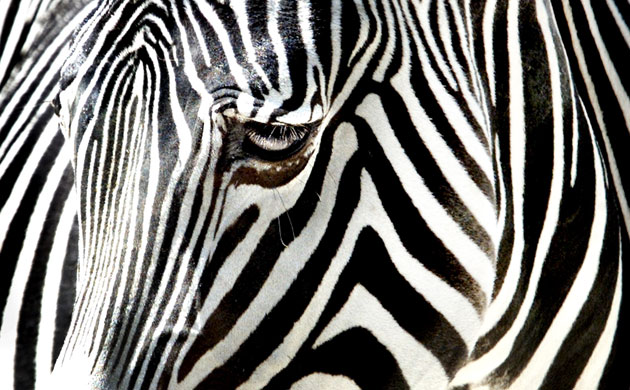
//> input picture Blob detection , Laplacian and gradient Filter/LaplacianAndGradientFilter/edge detection.jpg, 630 x 390 px
$ ./main   (built with g++ and OpenCV 4)
//> lines starting //> are read from the running program, lines starting //| are printed output that depends on the picture
#include <opencv2/opencv.hpp>
using namespace std;
using namespace cv;

//main functions

void processImage(Mat kernel);
Mat Lap(Mat src , Mat kernel );
//images
Mat image;
Mat processedImage;

Mat img, imgLaplacian, imgResult;
int window_size = 3;
int main(int argc, char *argv[])
{

 img =imread("edge detection.jpg",0);
//> img: 390 rows x 630 cols, CV_8UC1; min 0, max 255, mean 118.4

 Mat Smoothblur = (Mat_<float>(3,3) <<
  1,  1, 1,
  1, 1, 1,
  1, 1, 1);
 Mat kernel = (Mat_<float>(3,3) <<
  0,  -1, 0,
  -1, 4, -1,
  0,  -1, 0);
 Mat kernelB = (Mat_<float>(3,3) <<
  -1,  -1, -1,
  -1, 8, -1,
  -1,  -1, -1);
 Mat Geadient = (Mat_<float>(3,3) <<
  -1,  0, 1,
  -1, 0, 1,
  -1, 0, 1);


 imshow("OrignalImage",img);
 Mat blured=Mat::zeros(img.size(), CV_8U);
 Lap(img,Smoothblur).copyTo(blured);
 imshow("Processed_SmoothBlur", blured);
 Lap(blured,kernel).copyTo(imgLaplacian);
 Lap(imgLaplacian,Smoothblur).copyTo(imgLaplacian);
 imshow("Processed_Image_TaskA", imgLaplacian);
 imgLaplacian = Mat::zeros(img.size(), CV_8U);
 Lap(blured,kernelB).copyTo(imgLaplacian);
 Lap(imgLaplacian,Smoothblur).copyTo(imgLaplacian);
 imshow("Processed_Image_TaskB", imgLaplacian);
 imgLaplacian = Mat::zeros(img.size(), CV_8U);
 Lap(blured,Geadient).copyTo(imgLaplacian);
 Lap(imgLaplacian,Smoothblur).copyTo(imgLaplacian);
 imshow("Processed_Gradient", imgLaplacian);
 waitKey(0);
 return 0;
}

Mat Lap(Mat src , Mat kernel ){

  Mat temp;
  temp=Mat::zeros(img.size(), CV_8U);
  for(int i=1; i<img.rows-1; i++) {
    for(int j=1; j<img.cols-1; j++) {
      temp.at<uchar>(i,j)=
      ( src.at<uchar>(i - 1, j - 1) * kernel.at<float>(0,0) +
        src.at<uchar>(i- 1, j) * kernel.at<float>(0,1) +
        src.at<uchar>(i - 1,j + 1) * kernel.at<float>(0,2) +
        src.at<uchar>(i, j - 1) * kernel.at<float>(1,0)+
        src.at<uchar>(i, j) * kernel.at<float>(1,1) +
        src.at<uchar>(i, j + 1) * kernel.at<float>(1,2)+
        src.at<uchar>(i + 1, j - 1) * kernel.at<float>(2,0) +
        src.at<uchar>(i + 1, j) * kernel.at<float>(2,1) +
        src.at<uchar>(i + 1, j + 1) * kernel.at<float>(2,2))
      / 9;}}
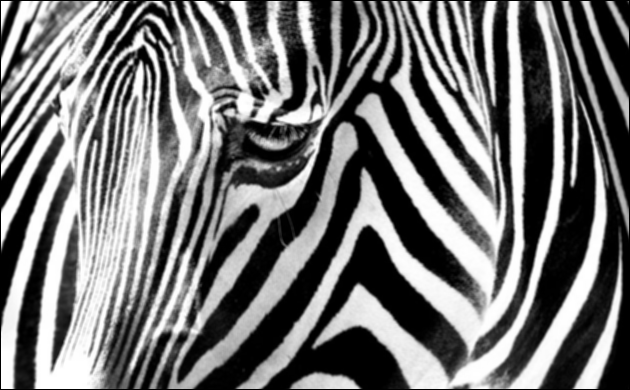
//> temp: 390 rows x 630 cols, CV_8UC1; min 0, max 255, mean 117
//> after the loop in Lap (call 2), `for(int i=1; i<img.rows-1; i++)`:
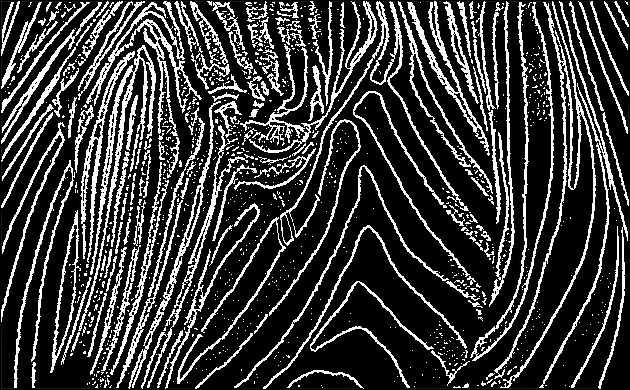
//> temp: 390 rows x 630 cols, CV_8UC1; min 0, max 255, mean 58.2
//> after the loop in Lap (call 3), `for(int i=1; i<img.rows-1; i++)`:
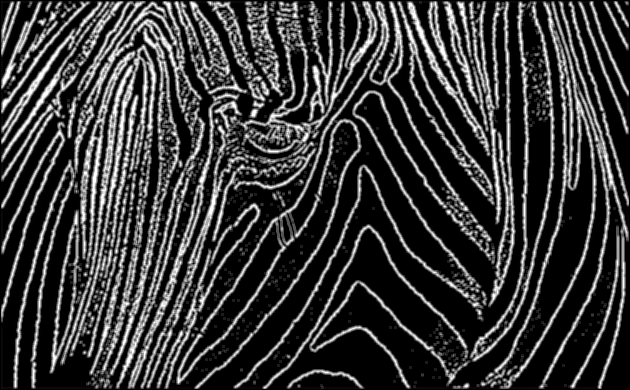
//> temp: 390 rows x 630 cols, CV_8UC1; min 0, max 255, mean 57.9
//> after the loop in Lap (call 4), `for(int i=1; i<img.rows-1; i++)`:
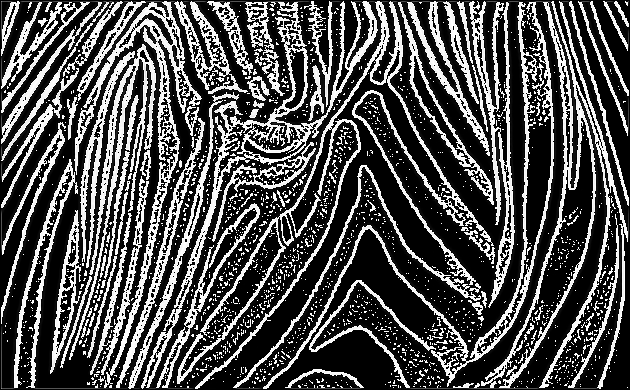
//> temp: 390 rows x 630 cols, CV_8UC1; min 0, max 255, mean 79.9
//> after the loop in Lap (call 5), `for(int i=1; i<img.rows-1; i++)`:
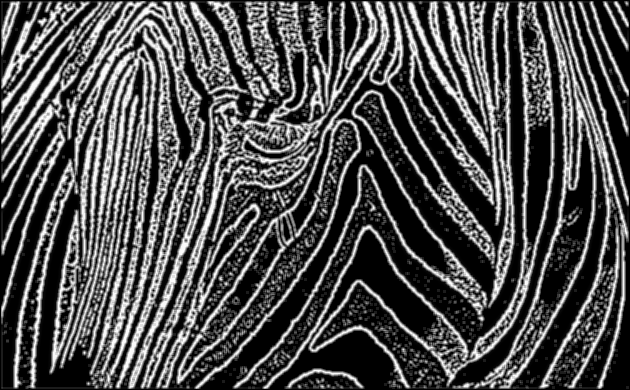
//> temp: 390 rows x 630 cols, CV_8UC1; min 0, max 254, mean 79.4
//> after the loop in Lap (call 6), `for(int i=1; i<img.rows-1; i++)`:
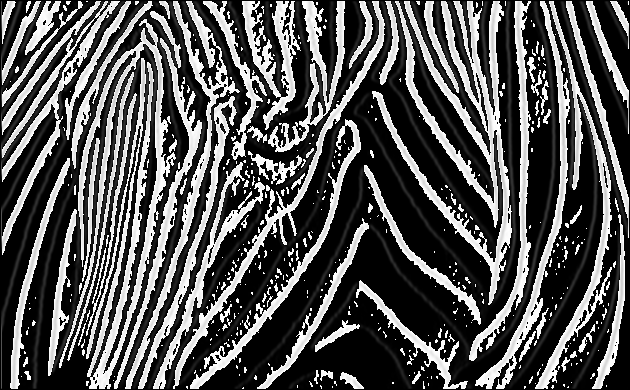
//> temp: 390 rows x 630 cols, CV_8UC1; min 0, max 255, mean 85.4
//> after the loop in Lap (call 7), `for(int i=1; i<img.rows-1; i++)`:
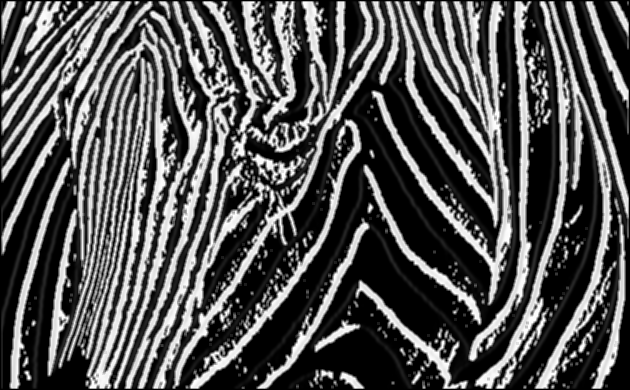
//> temp: 390 rows x 630 cols, CV_8UC1; min 0, max 255, mean 84.9
      return temp;

    }
